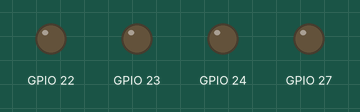
Recording of a program running on a simulated Raspberry Pi (BCM pin numbers). Parts: output pins drawn as LEDs (lit = HIGH). At 8.4 s the program stops and its outputs stay as they are.

Above: at 0.1 s.
At 1.05 s:
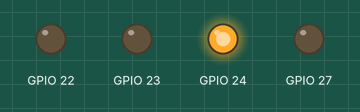
At 2.15 s:
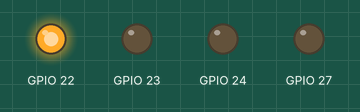
At 7.25 s:
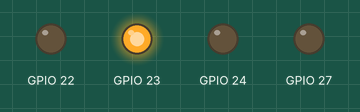
At 8.35 s:
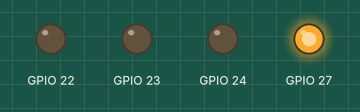
Timing chart, 0 to 9.9 s (numbered marks = the images above):
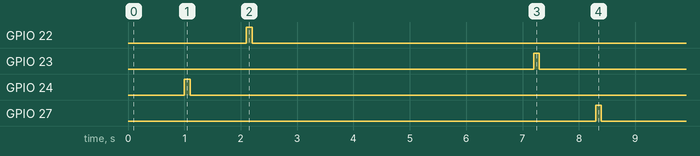

Measured:
- by itself, GPIO 22: LOW → HIGH at 2.1 s, → LOW 0.10 s later
- by itself, GPIO 23: LOW → HIGH at 7.2 s, → LOW 0.10 s later
- by itself, GPIO 24: LOW → HIGH at 1.0 s, → LOW 0.10 s later
- by itself, GPIO 27: LOW → HIGH at 8.3 s, → LOW 0.10 s later

The program:

treadlatch.py
```python
#!/usr/bin/python

# Import libraries
import RPi.GPIO as GPIO
from time import sleep

# Set up pins for latching relay
GPIO.setmode(GPIO.BCM)
# Latching Relay #1
GPIO.setup(23, GPIO.OUT)
GPIO.setup(24, GPIO.OUT)
# Latching Relay #2
GPIO.setup(22, GPIO.OUT)
GPIO.setup(27, GPIO.OUT)

sleep(1)
# Pin 24 turns Device #1 on
GPIO.output(24, 1)
sleep(0.1)
GPIO.output(24, 0)

sleep(1)
# Pin 22 turns Device #2 on
GPIO.output(22, 1)
sleep(0.1)
GPIO.output(22, 0)

# Set the sleep time to match conveyor speed
sleep(5)

# Pin 23 turns Device #1 off
GPIO.output(23, 1)
sleep(0.1)
GPIO.output(23, 0)

sleep(1)
# Pin 22 turns Device #2 off
GPIO.output(27, 1)
sleep(0.1)
GPIO.output(27, 0)

# Reset the pins
GPIO.cleanup(23)
GPIO.cleanup(24)
GPIO.cleanup(22)
GPIO.cleanup(27)
```
